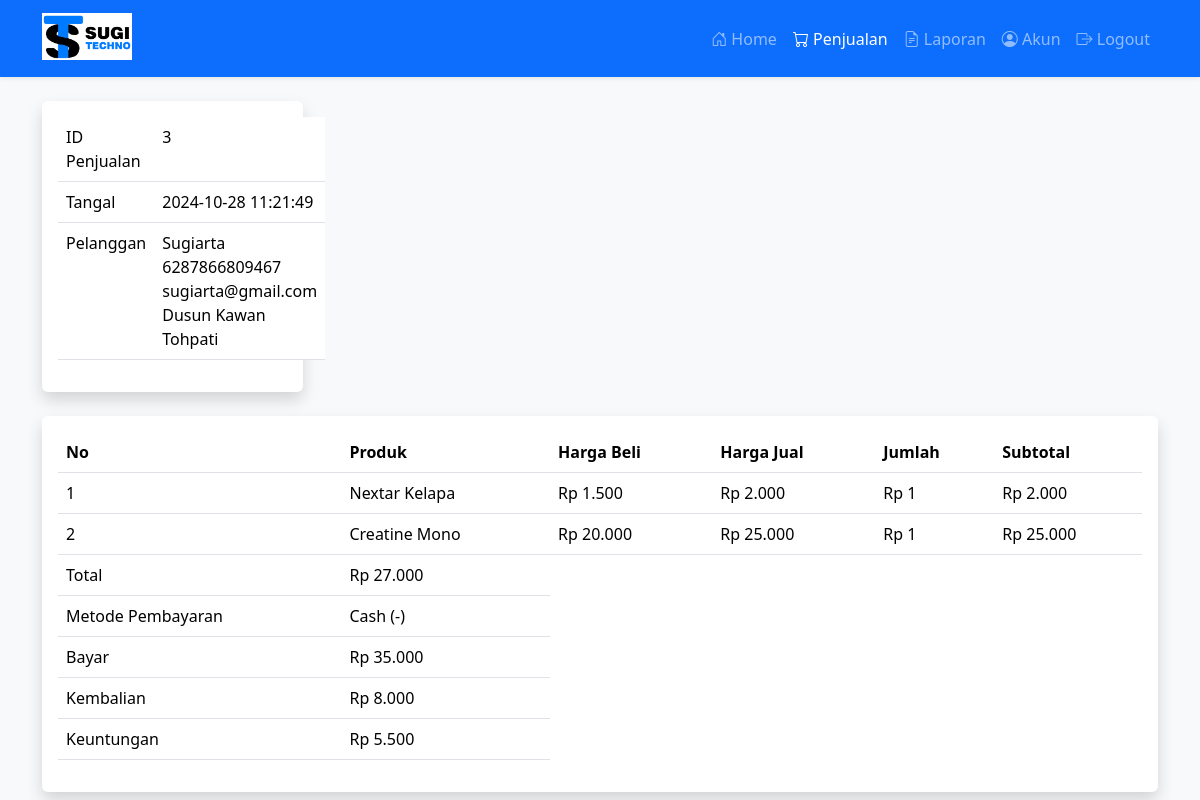
The page /Kasir/penjualan_produk.php?id=3 (signed in) on the database its author committed.
### tables this page shows
CREATE TABLE `penjualan` (
  `id_penjualan` int(11) NOT NULL,
  `id_pelanggan` int(11) DEFAULT NULL,
  `id_rekening` int(11) NOT NULL,
  `id_toko` int(11) NOT NULL,
  `id_user` int(11) NOT NULL,
  `tanggal_penjualan` datetime NOT NULL,
  `total_penjualan` int(11) NOT NULL,
  `bayar_penjualan` int(11) NOT NULL,
  `kembalian_penjualan` int(11) NOT NULL
);

CREATE TABLE `pelanggan` (
  `id_pelanggan` int(11) NOT NULL,
  `id_toko` int(11) NOT NULL,
  `nama_pelanggan` varchar(100) NOT NULL,
  `email_pelanggan` varchar(100) NOT NULL,
  `telepon_pelanggan` varchar(25) NOT NULL,
  `alamat_pelanggan` varchar(100) NOT NULL
);

CREATE TABLE `penjualan_produk` (
  `id_penjualan_produk` int(11) NOT NULL,
  `id_penjualan` int(11) NOT NULL,
  `id_produk` int(11) NOT NULL,
  `id_toko` int(11) NOT NULL,
  `harga_beli` int(11) NOT NULL,
  `nama_jual` varchar(255) NOT NULL,
  `harga_jual` int(11) NOT NULL,
  `jumlah_jual` int(11) NOT NULL,
  `subtotal_jual` int(11) NOT NULL
);

CREATE TABLE `rekening` (
  `id_rekening` int(11) NOT NULL,
  `id_toko` int(11) NOT NULL,
  `bank` varchar(100) NOT NULL,
  `nomor` varchar(100) NOT NULL,
  `nama` varchar(100) NOT NULL
);

### functions.php (called while the page is built)
<?php
function formatRupiah($angka){
    return "Rp " . number_format($angka,0,',','.');
}
?>

### Kasir/penjualan_produk.php (the view, shortened to what this page needs)
<!DOCTYPE html>
<html lang="en">
<head>
    <link rel="stylesheet" href="../assets/css/bootstrap.min.css">
    <link rel="stylesheet" href="https://cdn.jsdelivr.net/npm/bootstrap-icons@1.11.3/font/bootstrap-icons.css">
</head>
<body>
<nav class="navbar navbar-expand-lg bg-primary navbar-dark mb-4 shadow-sm">
  <div class="container">
    <a class="navbar-brand" href="#">
    <img src="../assets/img/logo.png" alt="" width="90" class="mb-1">
    </a>
    <div class="collapse navbar-collapse" id="navbarNav">
      <ul class="navbar-nav ms-auto">
        <li class="nav-item">
          <a class="nav-link" href="index.php">
            <i class="bi bi-house-door"></i> Home
          </a>
        </li>
        <li class="nav-item">
          <a class="nav-link active" href="penjualan.php">
            <i class="bi bi-cart"></i> Penjualan
          </a>
        </li>
        <li class="nav-item">
          <a class="nav-link" href="laporan.php">
            <i class="bi bi-file-earmark-text"></i> Laporan
          </a>
        </li>
        <li class="nav-item">
          <a class="nav-link" href="akun.php">
            <i class="bi bi-person-circle"></i> Akun
          </a>
        </li>
        <li class="nav-item">
          <a class="nav-link" href="logout.php">
            <i class="bi bi-box-arrow-right"></i> Logout
          </a>
        </li>
      </ul>
    </div>
  </div>
</nav>
<?php
include '../koneksi.php';
include '../functions.php';
$id_toko = $_SESSION['user']['id_toko'];
$id_penjualan = $_GET['id'];
$ambil = $koneksi->query("SELECT penjualan.*, pelanggan.*, rekening.bank, rekening.nomor
                          FROM penjualan
                          LEFT JOIN pelanggan ON penjualan.id_pelanggan = pelanggan.id_pelanggan
                          LEFT JOIN rekening ON penjualan.id_rekening = rekening.id_rekening
                          WHERE penjualan.id_penjualan = '$id_penjualan'
                          AND penjualan.id_toko = '$id_toko'");
$penjualan = $ambil->fetch_assoc();
$produk = array();
$ambil = $koneksi->query("SELECT * FROM penjualan_produk WHERE id_penjualan='$id_penjualan' AND id_toko='$id_toko' ");
while ($tiap = $ambil->fetch_assoc())
{
$produk[] = $tiap;
}
?>
<div class="container">
<div class="row mb-4">
    <div class="col-md-3">
        <div class="card border-0 shadow">
            <div class="card-body">
                <table class="table">
                    <tr>
                        <td>ID Penjualan</td>
                        <td><?php echo $penjualan['id_penjualan'] ?></td>
                    </tr>
                    <tr>
                        <td>Tangal</td>
                        <td><?php echo $penjualan['tanggal_penjualan'] ?></td>
                    </tr>
                    <tr>
                        <td>Pelanggan</td>
                        <td>
                            <?php echo $penjualan['nama_pelanggan'] ?>
                            <?php echo $penjualan['telepon_pelanggan'] ?>
                            <?php echo $penjualan['email_pelanggan'] ?>
                            <?php echo $penjualan['alamat_pelanggan'] ?>
                        </td>
                    </tr>
                </table>
            </div>
        </div>
    </div>
</div>
<div class="card border-0 shadow">
    <div class="card-body">
        <table class="table">
            <thead>
                <tr>
                    <th>No</th>
                    <th>Produk</th>
                    <th>Harga Beli</th>
                    <th>Harga Jual</th>
                    <th>Jumlah</th>
                    <th>Subtotal</th>
                </tr>
            </thead>
            <tbody>
                <?php $keuntungan = 0; ?>
                <?php foreach ($produk as $key => $value):  ?>
                    <?php $keuntungan += ($value['harga_jual'] - $value['harga_beli']) * $value['jumlah_jual'] ?>
                    <tr>
                        <td><?php echo $key+1 ?></td>
                        <td><?php echo $value["nama_jual"] ?></td>
                        <td><?php echo formatRupiah($value["harga_beli"]) ?></td>
                        <td><?php echo formatRupiah($value["harga_jual"]) ?></td>
                        <td><?php echo formatRupiah($value["jumlah_jual"]) ?></td>
                        <td><?php echo formatRupiah($value["subtotal_jual"]) ?></td>
                    </tr>
                <?php endforeach ?>
            </tbody>
            <tfoot>
                <tr>
                    <td>Total</td>
                    <td><?php echo formatRupiah($penjualan['total_penjualan']) ?></td>
                </tr>
                <tr>
                    <td>Metode Pembayaran</td>
                    <td>
                        <?php
                        if (!empty($penjualan['bank'])) {
                            echo $penjualan['bank'] . " (" . $penjualan['nomor'] . ")";
                        } else {
                            echo "Metode pembayaran belum ditentukan";
                        }
                        ?>
                    </td>
                </tr>
                <tr>
                    <td>Bayar</td>
                    <td><?php echo formatRupiah($penjualan['bayar_penjualan']) ?></td>
                </tr>
                <tr>
                    <td>Kembalian</td>
                    <td><?php echo formatRupiah($penjualan['kembalian_penjualan']) ?></td>
                </tr>
                <tr>
                    <td>Keuntungan</td>
                    <td><?php echo formatRupiah($keuntungan) ?></td>
                </tr>
            </tfoot>
        </table>
    </div>
</div>
</div>
</body>
</html>

### Kasir/penjualan_produk.php (style rules this page uses)
body { background-color: #f8f9fa; }

### rows shown on the page
penjualan: id_penjualan "3", tanggal_penjualan "2024-10-28 11:21:49", id_pelanggan.nama_pelanggan "Sugiarta", id_pelanggan.telepon_pelanggan "6287866809467", id_pelanggan.email_pelanggan "sugiarta@gmail.com", id_pelanggan.alamat_pelanggan "Dusun Kawan Tohpati", total_penjualan "Rp 27.000", id_rekening.bank "Cash", id_rekening.nomor "-", bayar_penjualan "Rp 35.000", kembalian_penjualan "Rp 8.000"
penjualan_produk: nama_jual "Nextar Kelapa", harga_beli "Rp 1.500", harga_jual "Rp 2.000", jumlah_jual "Rp 1", subtotal_jual "Rp 2.000"
penjualan_produk: nama_jual "Creatine Mono", harga_beli "Rp 20.000", harga_jual "Rp 25.000", jumlah_jual "Rp 1", subtotal_jual "Rp 25.000"

### other values the page prints
formatRupiah($keuntungan) "Rp 5.500"
